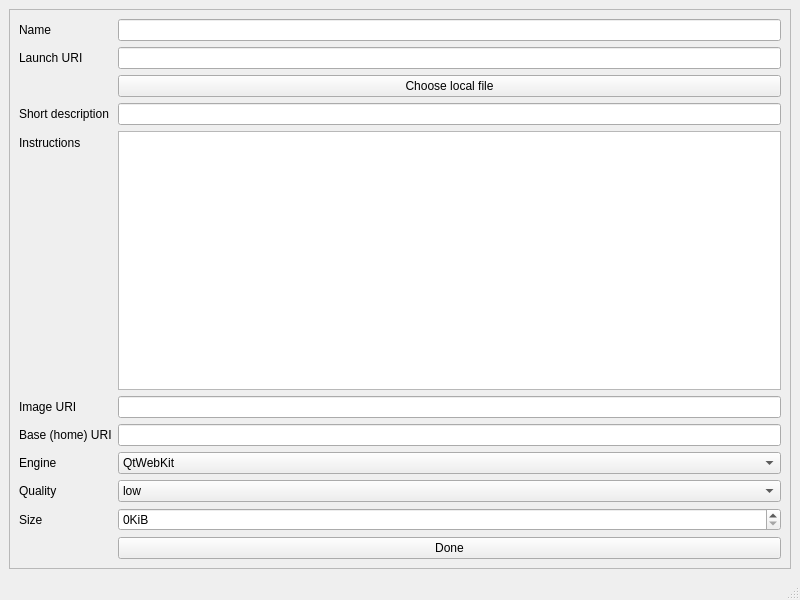
<?xml version="1.0" encoding="UTF-8"?>
<ui version="4.0">
 <class>AddGame</class>
 <widget class="QMainWindow" name="AddGame">
  <property name="geometry">
   <rect>
    <x>0</x>
    <y>0</y>
    <width>800</width>
    <height>600</height>
   </rect>
  </property>
  <property name="windowTitle">
   <string>FlashLauncher</string>
  </property>
  <widget class="QWidget" name="centralwidget">
   <layout class="QVBoxLayout" name="verticalLayout">
    <item>
     <widget class="QScrollArea" name="scrollArea">
      <property name="widgetResizable">
       <bool>true</bool>
      </property>
      <widget class="QWidget" name="scrollAreaWidgetContents">
       <property name="geometry">
        <rect>
         <x>0</x>
         <y>0</y>
         <width>786</width>
         <height>548</height>
        </rect>
       </property>
       <layout class="QFormLayout" name="formLayout">
        <item row="0" column="0">
         <widget class="QLabel" name="label">
          <property name="text">
           <string>Name</string>
          </property>
         </widget>
        </item>
        <item row="0" column="1">
         <widget class="QLineEdit" name="nameE"/>
        </item>
        <item row="1" column="0">
         <widget class="QLabel" name="label_4">
          <property name="text">
           <string>Launch URI</string>
          </property>
         </widget>
        </item>
        <item row="1" column="1">
         <widget class="QLineEdit" name="swfE"/>
        </item>
        <item row="3" column="0">
         <widget class="QLabel" name="label_2">
          <property name="text">
           <string>Short description</string>
          </property>
         </widget>
        </item>
        <item row="3" column="1">
         <widget class="QLineEdit" name="descE"/>
        </item>
        <item row="4" column="0">
         <widget class="QLabel" name="label_3">
          <property name="text">
           <string>Instructions</string>
          </property>
         </widget>
        </item>
        <item row="4" column="1">
         <widget class="QTextEdit" name="instrE"/>
        </item>
        <item row="5" column="0">
         <widget class="QLabel" name="label_9">
          <property name="text">
           <string>Image URI</string>
          </property>
         </widget>
        </item>
        <item row="5" column="1">
         <widget class="QLineEdit" name="imageE"/>
        </item>
        <item row="6" column="0">
         <widget class="QLabel" name="label_5">
          <property name="text">
           <string>Base (home) URI</string>
          </property>
         </widget>
        </item>
        <item row="6" column="1">
         <widget class="QLineEdit" name="baseE"/>
        </item>
        <item row="7" column="0">
         <widget class="QLabel" name="label_6">
          <property name="text">
           <string>Engine</string>
          </property>
         </widget>
        </item>
        <item row="7" column="1">
         <widget class="QComboBox" name="engineCB">
          <item>
           <property name="text">
            <string>QtWebKit</string>
           </property>
          </item>
          <item>
           <property name="text">
            <string>QtWebKit (html loader)</string>
           </property>
          </item>
          <item>
           <property name="text">
            <string>MicroB</string>
           </property>
          </item>
          <item>
           <property name="text">
            <string>MicroB (html loader)</string>
           </property>
          </item>
          <item>
           <property name="text">
            <string>KMPlayer</string>
           </property>
          </item>
         </widget>
        </item>
        <item row="8" column="0">
         <widget class="QLabel" name="label_7">
          <property name="text">
           <string>Quality</string>
          </property>
         </widget>
        </item>
        <item row="8" column="1">
         <widget class="QComboBox" name="qualityCB">
          <property name="currentIndex">
           <number>2</number>
          </property>
          <item>
           <property name="text">
            <string>high</string>
           </property>
          </item>
          <item>
           <property name="text">
            <string>medium</string>
           </property>
          </item>
          <item>
           <property name="text">
            <string>low</string>
           </property>
          </item>
         </widget>
        </item>
        <item row="9" column="0">
         <widget class="QLabel" name="label_8">
          <property name="text">
           <string>Size</string>
          </property>
         </widget>
        </item>
        <item row="9" column="1">
         <widget class="QSpinBox" name="sizeSB">
          <property name="suffix">
           <string>KiB</string>
          </property>
          <property name="maximum">
           <number>999999</number>
          </property>
         </widget>
        </item>
        <item row="10" column="1">
         <widget class="QPushButton" name="okB">
          <property name="text">
           <string>Done</string>
          </property>
         </widget>
        </item>
        <item row="2" column="1">
         <widget class="QPushButton" name="fileB">
          <property name="text">
           <string>Choose local file</string>
          </property>
         </widget>
        </item>
       </layout>
      </widget>
     </widget>
    </item>
   </layout>
  </widget>
  <widget class="QMenuBar" name="menubar">
   <property name="geometry">
    <rect>
     <x>0</x>
     <y>0</y>
     <width>800</width>
     <height>20</height>
    </rect>
   </property>
  </widget>
  <widget class="QStatusBar" name="statusbar"/>
 </widget>
 <resources/>
 <connections/>
</ui>
